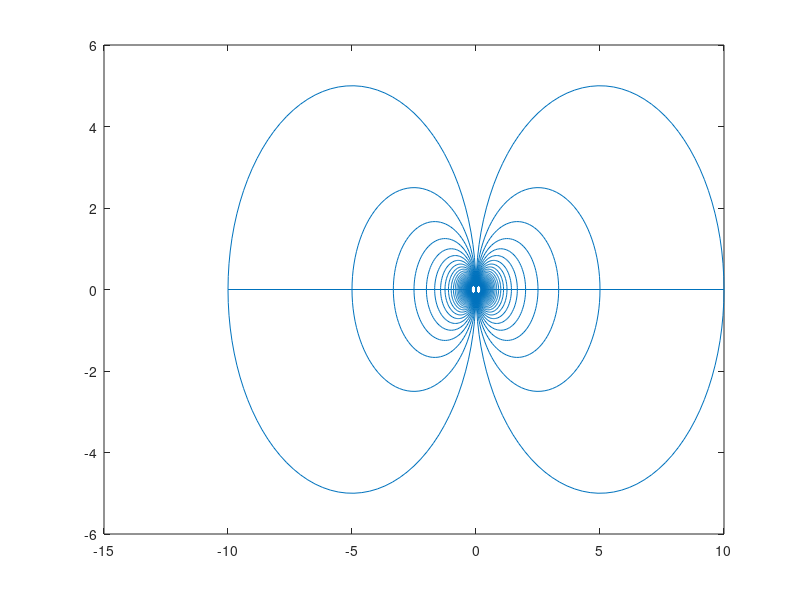

The MATLAB script that drew this image:
% Parameter
t = transpose(linspace(0,2*pi));
p = [];
for lambda = -5:0.1:5
    p = [p; complex(1/(2*lambda) + cos(t)/(2*lambda), sin(t)/(2*lambda))];
end

plot(p);
